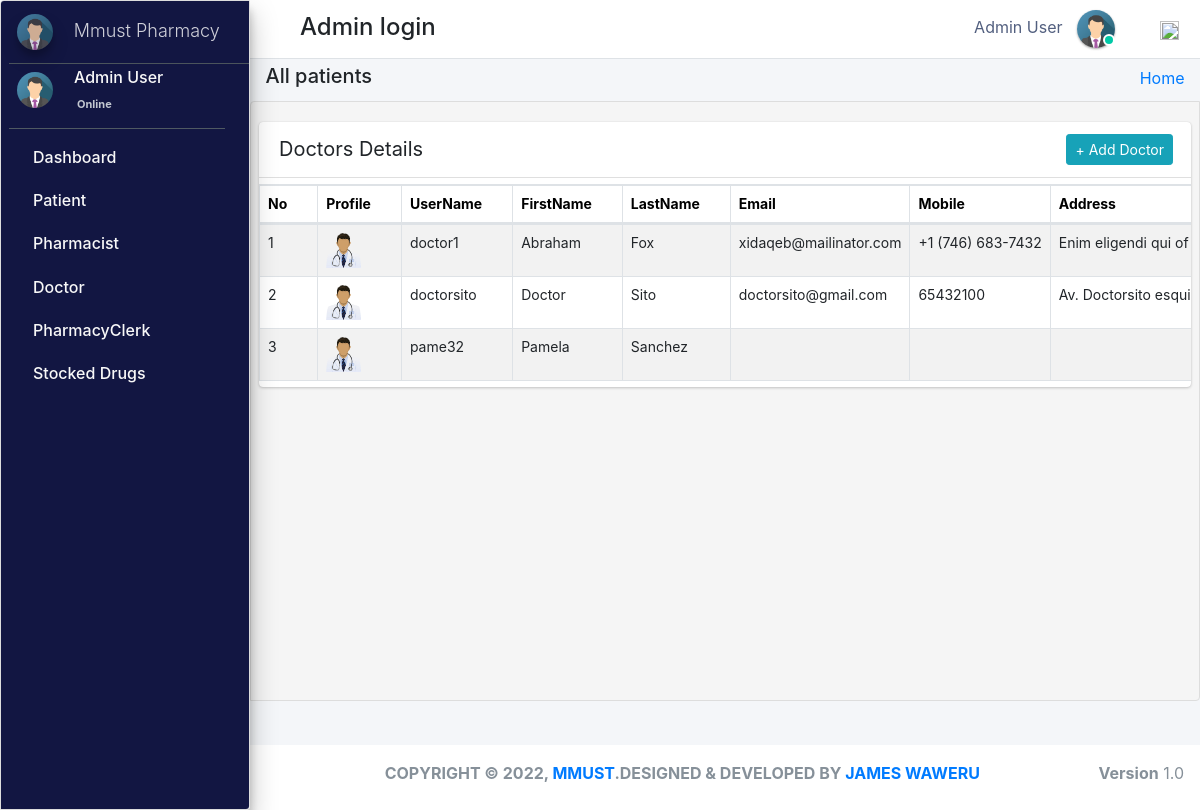
/admin_user/manage_doctor/ (signed in), run on the app's committed database.
### pharmacy/models.py (models this page shows, shortened)
class CustomUser(AbstractUser):
    user_type_data = ((1, "AdminHOD"), (2, "Pharmacist"), (3, "Doctor"), (4, "PharmacyClerk"),(5, "Patients"))
    user_type = models.CharField(default=1, choices=user_type_data, max_length=10)

class AdminHOD(models.Model):
    gender_category=(
        ('Male','Male'),
        ('Female','Female'),
    )
    admin = models.OneToOneField(CustomUser,null=True, on_delete = models.CASCADE)
    emp_no= models.CharField(max_length=100,null=True,blank=True)
    gender=models.CharField(max_length=100,null=True,choices=gender_category)
    mobile=models.CharField(max_length=10,null=True,blank=True)
    address=models.CharField(max_length=300,null=True,blank=True)
    profile_pic=models.ImageField(default="admin.png",null=True,blank=True)
    created_at = models.DateTimeField(auto_now_add=True)
    updated_at = models.DateTimeField(auto_now=True)
    date_employed=models.DateTimeField(auto_now_add=True, auto_now=False)
    objects = models.Manager()

class Doctor(models.Model):
    gender_category=(
        ('Male','Male'),
        ('Female','Female'),
    )
    admin = models.OneToOneField(CustomUser,null=True, on_delete = models.CASCADE)
    emp_no=models.CharField(max_length=100,null=True,blank=True)
    age= models.IntegerField(default='0', blank=True, null=True)
    gender=models.CharField(max_length=100,null=True,choices=gender_category)
    mobile=models.CharField(max_length=10,null=True,blank=True)
    address=models.CharField(max_length=300,null=True,blank=True)
    profile_pic=models.ImageField(default="doctor.png",null=True,blank=True)
    created_at = models.DateTimeField(auto_now_add=True)
    updated_at = models.DateTimeField(auto_now=True)
    objects = models.Manager()

### pharmacy/HODViews.py (the view)
# urls.py: path('admin_user/manage_doctor/',HODViews.manageDoctor,name='manage_doctor'),
def manage_doctor(request):
    staffs = Doctor.objects.all()
    context = {
        "staffs": staffs,
        "title": "Dotors Details"
    }
    return render(request, 'hod_templates/manage_doctor.html', context)

### pharmacy/templates/hod_templates/manage_doctor.html (shortened to what this page needs)
{% extends 'hod_templates/base_template.html'%} {% block page_title %}
<h5>All patients</h5>
{% endblock page_title %} {% block main_content %}
<section class="content">
    <div class="row">
        <div class="col-md-12">
            <div class="card card-primar sc">
                <div class="card-header">
                    <span>Doctors Details</span>
                    <div class="card-tools d-flex">
                        <a class="btn btn-sm btn-info mr-2" href="{% url 'add_doctor' %}" role="button">+ Add Doctor</a>
                    </div>
                </div>
                <table class="table table-bordered table-hover dataTable" id="plist">
                    <thead>
                        <tr>
                            <th>No</th>
                            <th>Profile</th>
                            <th>UserName</th>
                            <th>FirstName</th>
                            <th>LastName</th>
                            <th>Email</th>
                            <th>Mobile</th>
                            <th>Address</th>
                        </tr>
                    </thead>
                    <tbody>
                        {% for staff in staffs %}
                        <tr class="hov">
                            <td>{{forloop.counter}}</td>
                            <td> <img src="{{staff.profile_pic.url}}" class="" width="35" height="35" alt=""></td>
                            <td>{{staff.admin.username}}</td>
                            <td>{{staff.admin.first_name}}</td>
                            <td>{{staff.admin.last_name}}</td>
                            <td>{{staff.admin.email}}</td>
                            <td>{{staff.mobile}}</td>
                            <td>{{staff.address}}</td>
                        </tr>
                        {% endfor %}
                    </tbody>
                </table>
            </div>
        </div>
    </div>
</section>
{% endblock %}

### pharmacy/templates/hod_templates/base_template.html (shortened to what this page needs)
{% extends 'base_file.html' %} {% block htm %}
<body class="hold-transition sidebar-mini layout-fixed">
    <div class="wrapper">
        <nav class="main-header navbar navbar-expand navbar-white navbar-light">
            <ul class="navbar-nav">
                <li class="nav-item">
                    <a class="nav-link" data-widget="pushmenu" href="#" role="button"><em class="fas fa-bars"></em> </a>
                </li>
            </ul>
            <h4 style="margin-left: 10px; margin-top: 5px;">Admin login </h4>
            <ul class="navbar-nav ml-auto">
                <li class="mx-3">
                    <a href="#" class="sm-submenu-with-image a">
                        <span>{{user.first_name}}  {{user.last_name}}</span>
                        <img src="{{request.user.adminhod.profile_pic.url}}" class="img-circle elevation-1" width="38" height="38" alt="">
                        <span class="avatar-status avatar-sm-status avatar-status-success"></span>
                    </a>
                </li>
                <li class="nav-item dropdown ml-3 low">
                    <a href="#" class="btn btn-outlined btn-black text-muted bg-transparent " data-toggle="dropdown" aria-expanded="false" data-wow-delay="0.7s"><img src="https://img.icons8.com/ios/50/000000/settings.png" width="19" height="19">
                    </a>
                </li>
            </ul>
        </nav>
        {% include 'hod_templates/sidebar.html'%}
        <div class="content-wrapper">
            <div class="content-header">
                <div class="container-fluid">
                    <div class="row ">
                        <div class="col-sm-6">
                            <h1 class="m-0 text-dark">
                                {% block page_title %} {% endblock page_title %}
                            </h1>
                        </div>
                        <div class="col-sm-6 ">
                            <ol class="breadcrumb float-sm-right">
                                <li class="breadcrumb-item"><a href="">Home</a></li>
                            </ol>
                        </div>
                    </div>
                </div>
            </div>
            {% block main_content %} {% endblock main_content %}
        </div>
        {% include 'hod_templates/footer.html'%}
    </div>
    {% endblock htm %}

### pharmacy/templates/hod_templates/sidebar.html (shortened to what this page needs)
<aside class="main-sidebar sidebar-dark-primary elevation-4">
    <a href="" class="brand-link ml-2">
        <img src="{{request.user.adminhod.profile_pic.url}}" alt="" width="36" height="36" class=" img-circle elevation-3" style="opacity: .8">
        <span class="brand-text font-weight-light mt-1 ml-3 mmust">Mmust Pharmacy</span>
    </a>
    <div class="sidebar">
        <div class="user-panel mr-3">
            <div class="pull-left image sm-submenu-with-image a ml-2 ">
                <img src="{{request.user.adminhod.profile_pic.url}}" class="img-circle mt-2" width="36" height="36" alt="User Image">
            </div>
            <div class="pull-left info">
                <p>{{user.first_name}} {{user.last_name}}</p>
                <a href="#"><em class="fa fa-circle text-success "></em>  Online</a>
            </div>
        </div>
        <nav class="mt-2">
            <ul class="nav nav-pills nav-sidebar flex-column" data-widget="treeview" role="menu" data-accordion="false">
                <li class="nav-item">
                    <a href="{% url  'admin_dashboard' %}" class="nav-link">
                        <p>
                            Dashboard
                        </p>
                    </a>
                </li>
                <li class="nav-item">
                    <a href="#" class="nav-link">
                        <p>
                            Patient
                        </p>
                    </a>
                </li>
                <li class="nav-item">
                    <a href="#" class="nav-link">
                        <p>
                            Pharmacist
                        </p>
                    </a>
                </li>
                <li class="nav-item">
                    <a href="#" class="nav-link">
                        <p>
                            Doctor
                        </p>
                    </a>
                </li>
                <li class="nav-item">
                    <a href="#" class="nav-link">
                        <p>
                            PharmacyClerk
                        </p>
                    </a>
                </li>
                <li class="nav-item">
                    <a href="#" class="nav-link">
                        <p>
                            Stocked Drugs
                        </p>
                    </a>
                </li>
            </ul>
        </nav>
    </div>
</aside>

### static/css/main.css (style rules this page uses)
html { font-family: sans-serif; line-height: 1.15; -webkit-text-size-adjust: 100%; -webkit-tap-highlight-color: transparent; }
body { overflow-y: hidden; overflow-x: hidden; font-family: -apple-system, BlinkMacSystemFont, "Segoe UI", Roboto, "Helvetica Neue", Arial, "Noto Sans", sans-serif, "Apple Color Emoji", "Segoe UI Emoji", "Segoe UI Symbol", "Noto Color Emoji" !important; }
th { color: rgb(0, 0, 0); font-size: 14px !important; }
.content { background-color: #f5f5f5; border: 1px solid #dddddd; border-radius: 4px 0px 4px 0px; left: -1px; padding: 10px 7px 5px; height: 75vh; overflow-y: scroll; overflow-x: hidden; }
.sc { white-space: nowrap; display: block; overflow-x: hidden !important; }
.content .row { margin-top: 20px !important; }
.main-sidebar { background: #ffffff; border: 1px solid #dddddd; border-radius: 4px 0px 4px 0px; font-weight: bold; background-color: #121642 !important; color: white !important; }
.main-sidebar p { color: #f8f8f8 !important; font-weight: 500 !important }
td { font-size: 14px !important; }
.hov { transition: transform .5s; }
.avatar-status { position: absolute; bottom: 12px; right: 75.4px; display: -ms-inline-flexbox; display: inline-flex; -ms-flex-negative: 0; flex-shrink: 0; -ms-flex-pack: center; justify-content: center; -ms-flex-align: center; align-items: center; white-space: nowrap; text-align: center; vertical-align: baseline; font-weight: 600; border: .125rem solid #fff; width: 12px; height: 12px; line-height: 1; font-size: .71094rem; border-radius: 50%; }
.avatar-status-success { color: #fff; background-color: #00c9a7; }
.card-header span { font-size: 20px !important; }
.table>tbody>tr>td, .table>tbody>tr>th, .table>tfoot>tr>td, .table>tfoot>tr>th, .table>thead>tr>td, .table>thead>tr>th { padding: 8px; line-height: 1.42857143; vertical-align: top; }
.user-panel>.info { padding: 5px 5px 5px 15px; line-height: 1; position: absolute; left: 55px; }
.pull-left { float: left!important; }
.user-panel>.info>p { font-weight: 600; margin-bottom: 9px; }
p { margin: 0 0 10px; }
.user-panel { padding-bottom: 20px; }
.user-panel:after { clear: both; }
.user-panel:before, .user-panel:after { content: " "; display: table; }
.user-panel>.info>a { text-decoration: none; padding-right: 5px; margin-top: 3px; font-size: 11px; overflow: hidden; white-space: nowrap; }
.mmust { overflow: hidden; white-space: nowrap; font-size: 18px; }
.table { background: white !important; }
.container-fluid { width: 100%; padding-right: 15px; padding-left: 15px; margin-right: auto; margin-left: auto; }
.row { display: flex; flex-wrap: wrap; margin-right: -15px; margin-left: -15px; }
.d-flex { display: flex !important; z-index: 44; }
.table tbody tr:nth-of-type(odd) { background-color: rgba(197, 197, 197, 0.05) !important; }
.img-circle { border-radius: 50%; }
.content-wrapper .content-header { padding: 5px 0.5rem !important; }

### static/css/profile.css (style rules this page uses)
li { list-style-type: none ! }
.navbar-nav span { color: #525f7f !important; margin-right: 10px !important; }
body { font-family: 'Rubik', serif; height: 100% !important; }
.table tbody tr:nth-of-type(odd) { background-color: rgba(0, 0, 0, .05) !important; }

### data on the page
CustomUser: first_name "Admin", last_name "User", user.adminhod.profile_pic (picture)
Doctor: profile_pic (picture), admin.username "doctor1", admin.first_name "Abraham", admin.last_name "Fox", admin.email "xidaqeb@mailinator.com", mobile "+1 (746) 683-7432", address "Enim eligendi qui of"
Doctor: profile_pic (picture), admin.username "doctorsito", admin.first_name "Doctor", admin.last_name "Sito", admin.email "doctorsito@gmail.com", mobile "65432100", address "Av. Doctorsito…"
Doctor: profile_pic (picture), admin.username "pame32", admin.first_name "Pamela", admin.last_name "Sanchez"
